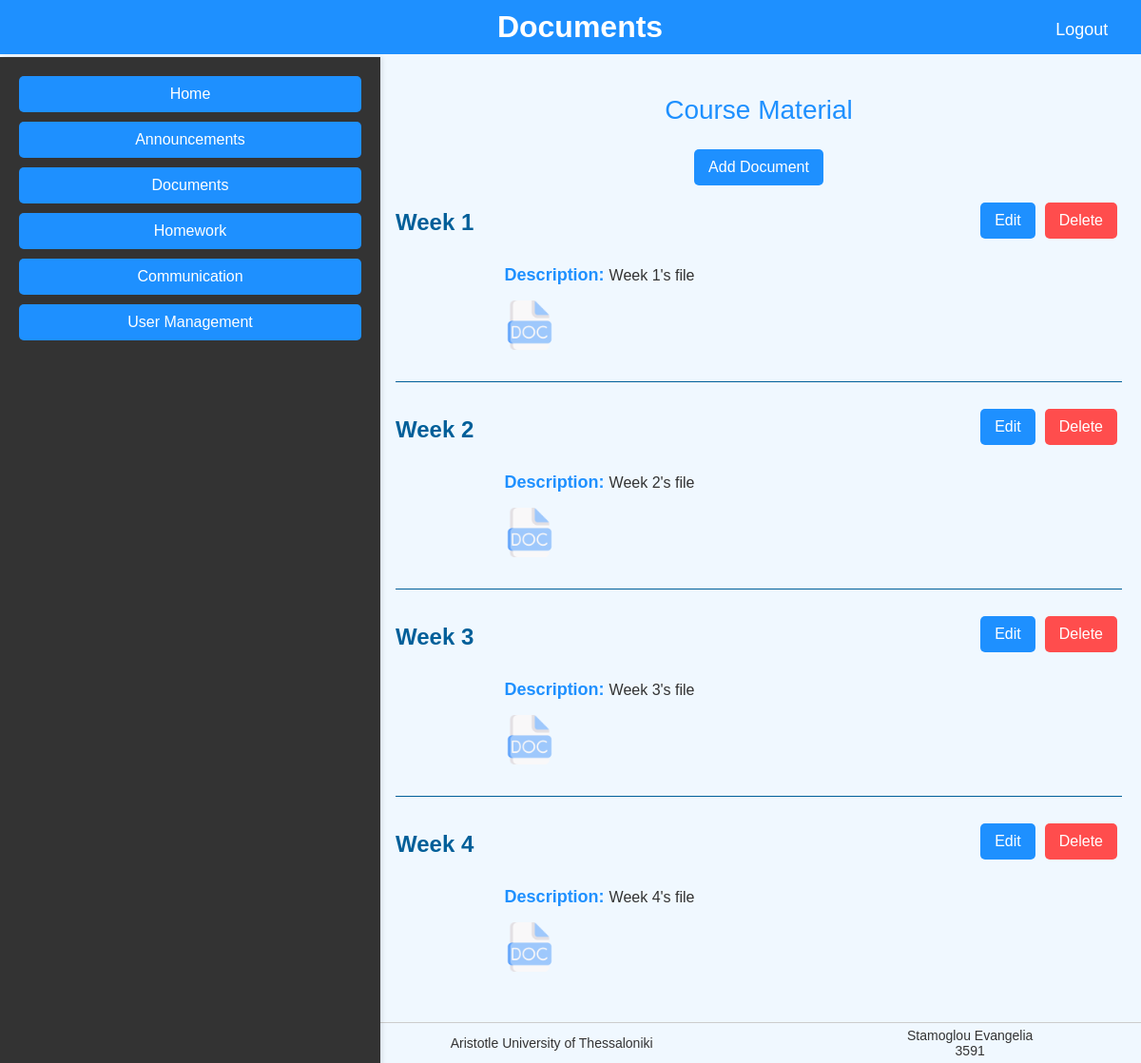
The app's page /documents.php (signed in) with its own data.
### tables this page shows
CREATE TABLE `documents` (
  `id` int(10) NOT NULL,
  `title` varchar(30) NOT NULL,
  `description` text NOT NULL,
  `fileName` varchar(30) NOT NULL
);

### documents.php (the view, shortened to what this page needs)
<?php
include 'db_connect.php';
$pageTitle = "Documents";
include 'header.php';
include 'navbar.php';
?>
<main>
    <p class="text">Course Material</p>
    <?php if ($_SESSION['role'] == 'Tutor'): ?>
        <center>
            <button class="edit-button" onclick="window.location.href='add_document.php'">Add Document</button>
        </center>
    <?php endif; ?>
    <?php
    $sql = "SELECT * FROM documents";
    $result = $conn->query($sql);
    if ($result->num_rows > 0) {
        $documents = $result->fetch_all(MYSQLI_ASSOC);
        $totalDocuments = count($documents);
        $currentIndex = 0;
        foreach ($documents as $row) {
            $currentIndex++;
            echo "<div class='document'>";
            echo "<div class='dynamic-header'>";
            echo "<h2>" . htmlspecialchars($row['title']) . "</h2>";
            if ($_SESSION['role'] == 'Tutor') {
                echo "<div class='button-group'>";
                echo "<button class='edit-button' onclick=\"window.location.href='edit_document.php?id=" . $row['id'] . "'\">Edit</button>";
                echo "<button class='delete-button' onclick=\"window.location.href='delete_document.php?id=" . $row['id'] . "'\">Delete</button>";
                echo "</div>";
            }
            echo "</div>";
            echo "<p>";
            echo "<span class='boldtext'>Description: </span>";
            echo "<span>" . htmlspecialchars($row['description']) . "</span>";
            echo "</p>";
            $filePath = 'documents/' . htmlspecialchars($row['fileName']);
            echo "<p class='indent2'>";
            echo "<a href='" . $filePath . "' download>";
            echo "<img class='downldImg' src='images/Download.png' alt='Download " . htmlspecialchars($row['fileName']) . "' title='Download " . htmlspecialchars($row['fileName']) . "'>";
            echo "</a>";
            echo "</p>";
            if ($currentIndex < $totalDocuments) {
                echo "<p class='indentBorder'></p>";
            }
            echo "</div>";
        }
    } else {
        echo "<p>No documents found.</p>";
    }
    ?>
</main>
<?php include 'footer.php'; ?>

### header.php (shortened to what this page needs)
<!DOCTYPE html>
<html lang="en">
<head>
    <link rel="stylesheet" href="styles.css">
</head>
<body>
<header>
    <h1><?php echo $pageTitle ; ?></h1>
    <button class="logout-button" onclick="window.location.href='logout.php'">Logout</button>
</header>

### navbar.php
<nav class="sidebar">
    <a href="index.php">Home</a>
    <a href="announcements.php">Announcements</a>
    <a href="documents.php">Documents</a>
    <a href="homework.php">Homework</a>
    <a href="communication.php">Communication</a>
    <?php if ($_SESSION['role'] == 'Tutor'): ?>
        <a href="user_management.php">User Management</a>
    <?php endif; ?>
</nav>

### footer.php (shortened to what this page needs)
<footer>
    <p class="footer-item">Aristotle University of Thessaloniki</p>
    <ol class="footer-item">
        <li>Stamoglou Evangelia</li>
        <li>3591</li>
    </ol>
</footer>
</body>
</html>

### styles.css (style rules this page uses)
body { font-family: "Century Gothic", sans-serif; margin: 0; padding: 0; box-sizing: border-box; background-color: #f0f8ff; color: #333; min-height: 100vh; display: flex; flex-direction: column; }
header { display: flex; justify-content: center; align-items: center; padding: 10px; background-color: #1e90ff; color: white; position: fixed; top: 0; width: 100%; z-index: 1000; }
header h1 { margin: 0; }
.text { text-align: center; font-size: 28px; color: #1e90ff; margin: 20px 0; }
.boldtext { font-weight: bold; color: #1e90ff; font-size: 18px; text-align: left; padding-left: 15%; margin-top: 10px; margin-bottom: 10px; }
.indentBorder { padding-left: 15%; text-align: left; border-bottom: 1px solid #005f99; }
.indent2 { padding-left: 15%; text-align: left; }
h2 { font-size: 24px; color: #005f99; margin-top: 20px; margin-bottom: 15px; text-align: left; }
.sidebar { position: fixed; top: 60px; left: 0; width: 30%; height: calc(100% - 60px); background-color: #333; padding: 20px; box-shadow: 2px 0 5px rgba(0, 0, 0, 0.1); transition: transform 0.3s ease; transform: translateX(0); z-index: 1000; }
.sidebar a { display: block; padding: 10px; color: white; text-decoration: none; margin-bottom: 10px; background-color: #1e90ff; text-align: center; border-radius: 5px; transition: background-color 0.3s ease; }
main { margin-left: 33%; padding: 80px 20px 20px 20px; }
.downldImg { position: relative; padding-bottom: 2%; margin-left: auto; margin-right: auto; max-height: 8%; max-width: 8%; }
ol { list-style-type: none; }
footer { background-color: #f0f8ff; margin-left: 30%; padding: 5px 0; text-align: center; font-size: 14px; color: #333; display: flex; left: 0; right: 0; justify-content: space-around; align-items: center; border-top: 1px solid #ccc; height: auto; position: relative; bottom: 0; margin-top: auto; }
.footer-item { margin: 0 10px; }
.dynamic-header { display: flex; align-items: center; justify-content: space-between; margin-bottom: 10px; }
.edit-button, .delete-button { background-color: #0077b6; color: white; border: none; padding: 8px 12px; cursor: pointer; }
.button-group { display: flex; }
.logout-button { position: absolute; top: 20px; right: 4%; background: none; border: none; color: white; font-size: 18px; cursor: pointer; }
.edit-button, .delete-button { background-color: #1e90ff; color: white; border: none; border-radius: 5px; padding: 10px 15px; font-size: 16px; cursor: pointer; margin: 5px; transition: background-color 0.3s ease; }
.delete-button { background-color: #ff4d4d; }

### records on screen
documents: title "Week 1", description "Week 1's file"
documents: title "Week 2", description "Week 2's file"
documents: title "Week 3", description "Week 3's file"
documents: title "Week 4", description "Week 4's file"

### other values on screen
$pageTitle "Documents"
